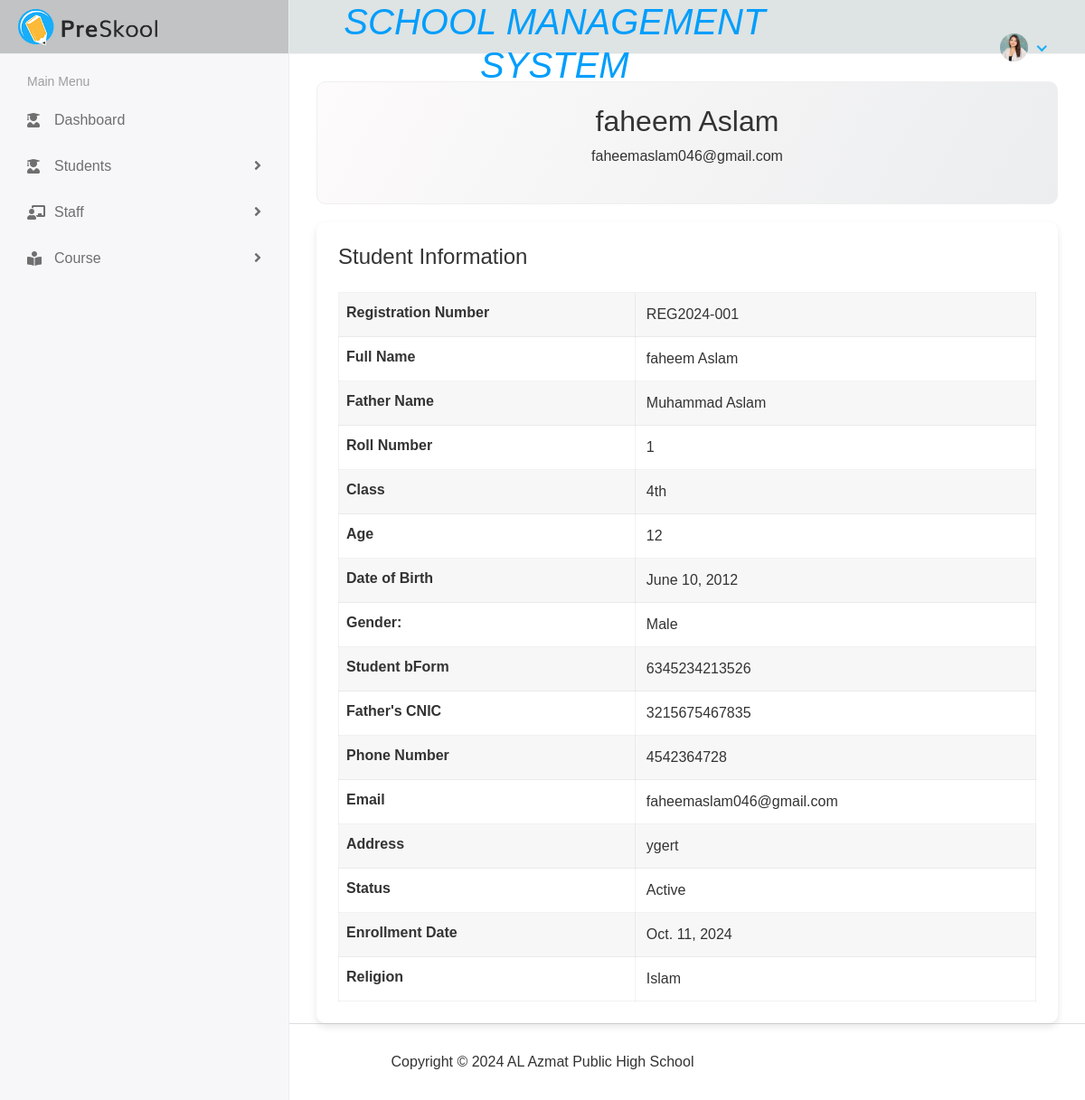
/student/1/ (signed in), run on the app's committed database.
### SchoolApp/models.py (models this page shows, shortened)
class Student(models.Model):
    GENDER_CHOICES = [
        ('Male', 'Male'),
        ('Female', 'Female'),
        ('Other', 'Other'),
    ]
    STATUS_CHOICES = [
        ('Active', 'Active'),
        ('Inactive', 'Inactive'),
    ]
    first_name = models.CharField(max_length=50)
    last_name = models.CharField(max_length=50)
    father_name = models.CharField(max_length=50)
    date_of_birth = models.DateField()
    b_form_cnic = models.CharField(max_length=13, unique=True)
    rollnumber = models.PositiveIntegerField(unique=True, blank=True)  # Auto-generated roll number
    gender = models.CharField(max_length=10, choices=GENDER_CHOICES)
    address = models.TextField(max_length=100)
    father_cnic = models.CharField(max_length=13)
    phone_number = models.CharField(max_length=20)
    email = models.EmailField(validators=[EmailValidator()], blank=True)
    status = models.CharField(max_length=20, choices=STATUS_CHOICES, default='Active')
    age = models.PositiveIntegerField(validators=[MaxValueValidator(100)], editable=False)
    enrollment_date = models.DateField(default=timezone.now)
    profile_pic = models.ImageField(upload_to='media/profile_pic', blank=True)
    religion = models.CharField(max_length=10, blank=True)
    registration_number = models.CharField(max_length=20, unique=True, blank=True)  # Auto-generated registration number
    classs = models.CharField(max_length=20)

### SchoolApp/views.py (the view)
# urls.py: path('student/<int:pk>/', student_detail, name='student_detail'),
@login_required(login_url='/')
def student_detail(request, pk):
    student = get_object_or_404(Student, pk=pk)
    print(student.id)
    return render(request, 'student/student_detail.html', {'student': student})

### SchoolApp/templates/student/student_detail.html (shortened to what this page needs)
{% extends 'base.html' %}
{% load static %}
{% block body %}
<div class="content container-fluid">
    <div class="profile-header">
        <h2>{{ student.first_name }} {{ student.last_name }}</h2>
        <p>{{ student.email }}</p>
    </div>
    <div class="profile-details p-4">
        <h4 class="mb-4">Student Information</h4>
        <div class="table-responsive">
            <table class="table table-striped  table-bordered">
                <tbody>
                    <tr>
                        <th>Registration Number</th>
                        <td>{{ student.registration_number }}</td>
                    </tr>
                    <tr>
                        <th>Full Name </th>
                        <td>{{ student.first_name }} {{ student.last_name }}</td>
                    </tr>
                    <tr>
                        <th>Father Name </th>
                        <td>{{ student.father_name }}</td>
                    </tr>
                    <tr>
                        <th>Roll Number</th>
                        <td>{{ student.rollnumber }}</td>
                    </tr>
                    <tr>
                        <th>Class</th>
                        <td>{{ student.classs }}</td>
                    </tr>
                    <tr>
                        <th>Age</th>
                        <td>{{ student.age }}</td>
                    </tr>
                    <tr>
                        <th>Date of Birth</th>
                        <td>{{ student.date_of_birth }}</td>
                    </tr>
                    <tr>
                        <th>Gender:</th>
                        <td>{{ student.get_gender_display }}</td>
                    </tr>
                    <tr>
                        <th>Student bForm</th>
                        <td>{{ student.b_form_cnic }}</td>
                    </tr>
                    <tr>
                        <th>Father's CNIC</th>
                        <td>{{ student.father_cnic }}</td>
                    </tr>
                    <tr>
                        <th>Phone Number</th>
                        <td>{{ student.phone_number }}</td>
                    </tr>
                    <tr>
                        <th>Email</th>
                        <td>{{ student.email }}</td>
                    </tr>
                    <tr>
                        <th>Address</th>
                        <td>{{ student.address }}</td>
                    </tr>
                    <tr>
                        <th>Status</th>
                        <td>{{ student.status }}</td>
                    </tr>
                    <tr>
                        <th>Enrollment Date</th>
                        <td>{{ student.enrollment_date }}</td>
                    </tr>
                    <tr>
                        <th>Religion</th>
                        <td>{{ student.religion }}</td>
                    </tr>
                </tbody>
            </table>
        </div>
    </div>
</div>
{% endblock %}

### SchoolApp/templates/base.html (shortened to what this page needs)
<!DOCTYPE html>
<html lang="en">
  {% load static %}
     <head>
        <link rel="stylesheet" href="{% static 'assets/plugins/bootstrap/css/bootstrap.min.css' %}">
        <link rel="stylesheet" href="{% static 'assets/plugins/fontawesome/css/fontawesome.min.css' %}">
        <link rel="stylesheet" href="{% static 'assets/plugins/fontawesome/css/all.min.css' %}">
        <link rel="stylesheet" href="{% static 'assets/css/style.css' %}">
</head>
<body>
  <div class="main-wrapper">
    {% include 'include/header.html' %}
    {% include 'include/sidebar.html' %}
        <div class="page-wrapper">
            {% block body %}
            {% endblock %}
        </div>
            {% include 'include/footer.html' %}
   </div>
</body>
</html>

### SchoolApp/templates/include/header.html (shortened to what this page needs)
{% load static %}
<div class="header mb-0">
    <div class="header-left">
        <a href="#" class="logo">
            <img src="{% static 'assets/img/logo.png' %}" alt="Logo">
        </a>
    </div>
    <div class="row align-items-center">
        <div class="col-8 text-center text-info">
            <i>
                <h1>SCHOOL MANAGEMENT SYSTEM</h1>
            </i>
        </div>
        <div class="col-4">
            <ul class="nav user-menu">
                <li class="nav-item dropdown has-arrow">
                    <a href="#" class="dropdown-toggle nav-link" data-toggle="dropdown">
                        <span class="user-img"><img class="rounded-circle"
                                src="{% static 'assets/img/profiles/avatar-01.jpg' %}" width="31"
                                alt="Ryan Taylor"></span>
                    </a>
                </li>
            </ul>
        </div>
    </div>
</div>

### SchoolApp/templates/include/sidebar.html (shortened to what this page needs)
{% load static %}
<div class="sidebar" id="sidebar">
  <div class="sidebar-inner slimscroll">
    <div id="sidebar-menu" class="sidebar-menu">
      <ul>
        <li class="menu-title">
          <span>Main Menu</span>
        </li>
        <li>
          <a href="{% url 'hod_home' %}"
            ><i class="fas fa-user-graduate"></i> <span> Dashboard</span>
          </a>
        </li>
        <li class="submenu">
          <a href="#"
            ><i class="fas fa-user-graduate"></i> <span> Students</span>
            <span class="menu-arrow"></span
          ></a>
        </li>
        <li class="submenu">
          <a href="#"
            ><i class="fas fa-chalkboard-teacher"></i> <span> Staff</span>
            <span class="menu-arrow"></span
          ></a>
        </li>
        <li class="submenu">
          <a href="#"
            ><i class="fas fa-book-reader"></i> <span> Course</span>
            <span class="menu-arrow"></span
          ></a>
        </li>
      </ul>
    </div>
  </div>
</div>

### SchoolApp/templates/include/footer.html
{% load static %}
<footer >
    <div class="text-center">
      <span>
        Copyright &copy; <script>document.write(new Date().getFullYear())</script> AL Azmat Public High School
      </span>
    </div>
  </footer>

### data on the page
Student: first_name "faheem", last_name "Aslam", email "faheemaslam046@gmail.com", registration_number "REG2024-001", father_name "Muhammad Aslam", rollnumber "1", classs "4th", age "12", date_of_birth "June 10, 2012", gender "Male", b_form_cnic "6345234213526", father_cnic "3215675467835", phone_number "4542364728", address "ygert", status "Active", enrollment_date "Oct. 11, 2024", religion "Islam"
